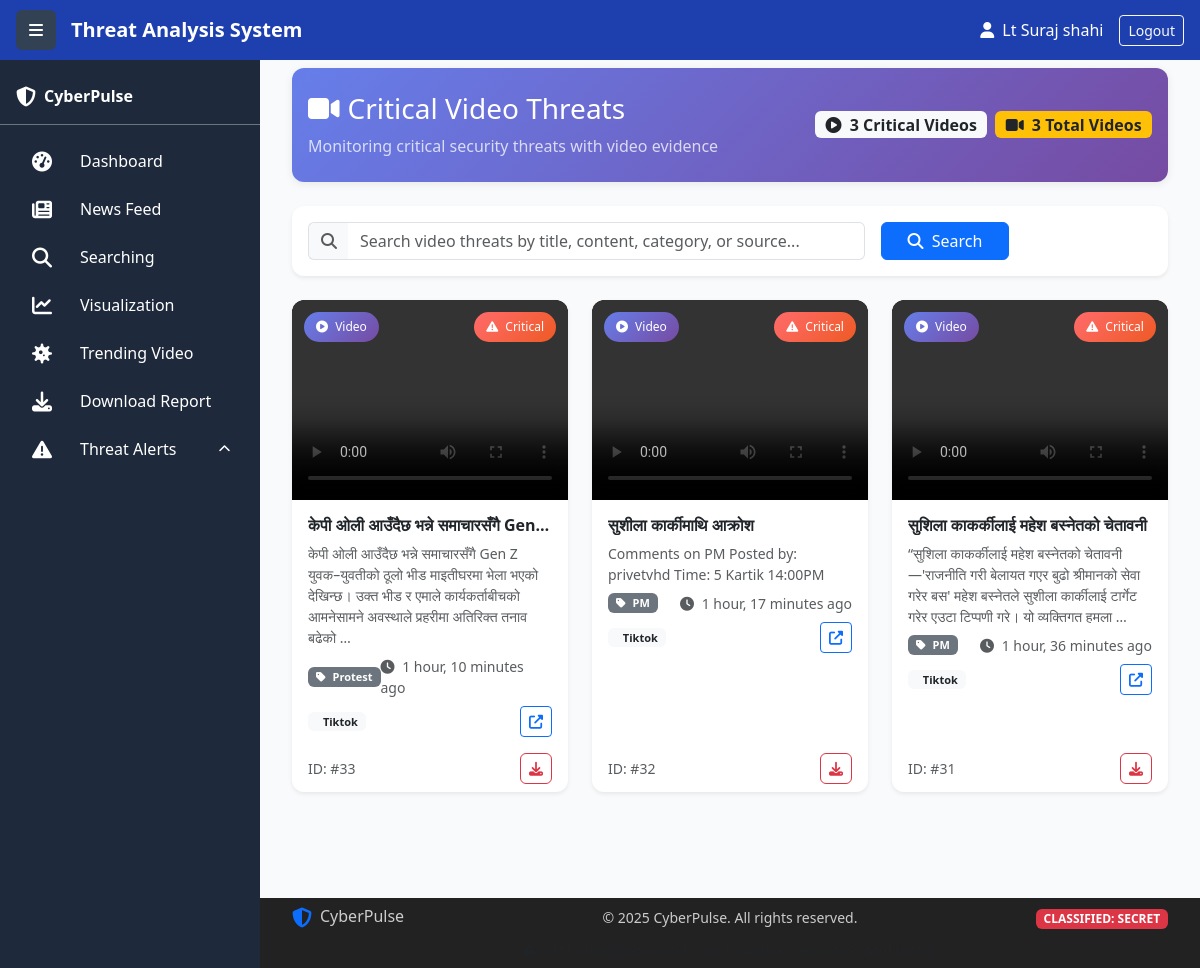
Screenshot of /trending_news/ (signed in) with the database file from the repository.
### collect/models.py (models this page shows, shortened)
class ThreatAlert(models.Model):
    CATEGORY_CHOICES = [
        ('Genz', 'Genz'),
        ('PM', 'PM'),
        ('People', 'People'),
        ('Protest', 'Protest'),
        ('Disinformation', 'Disinformation / Fake News'),
        ('Army', 'Army'),
        ('Police', 'Police'),
        ('APF', 'APF'),
        ('NationalCyberCrime', 'National CyberCrime'),
        ('InternationalCyberCrime', 'International CyberCrime'),
        ('ElectionManipulation', 'Election Manipulation'),
        ('SocialEngineering', 'Social Engineering'),
        ('DataLeak', 'Data Leak'),
        ('Scam', 'Financial Scam'),
        ('Impersonation', 'Impersonation'),
        ('Malware', 'Malware / Infected Links'),
        ('Other', 'Other'),
    ]
    SEVERITY_CHOICES = [
        ('low', 'Low'),
        ('medium', 'Medium'),
        ('high', 'High'),
         ('critical', 'Critical'),
    ]
    title = models.CharField(max_length=300)
    image = models.ImageField(upload_to='threat_alerts/', blank=True, null=True)
    video = models.FileField(upload_to='threat_alerts/videos/', blank=True, null=True,
                           help_text="Upload video files")
    content = models.TextField()
    category = models.CharField(
        max_length=50,
        choices=CATEGORY_CHOICES,
        default='Other'
    )
    source = models.CharField(max_length=50, default='unknown')
    url = models.URLField(unique=True)
    severity = models.CharField(
        max_length=10,
        choices=SEVERITY_CHOICES,
        default='low'
    )
    timestamp = models.DateTimeField(auto_now_add=True)

### collect/views.py (the view)
# urls.py: path('trending_news/', views.newsTrending, name='news_trending'),
def newsTrending(request):
    critical_threats_with_videos = ThreatAlert.objects.filter(
        severity='critical'
    ).exclude(
        video__isnull=True
    ).exclude(
        video=''
    ).order_by('-timestamp')
    all_threats_with_videos = ThreatAlert.objects.exclude(
        video__isnull=True
    ).exclude(
        video=''
    )
    paginator = Paginator(critical_threats_with_videos, 3)
    page_number = request.GET.get('page')
    page_obj = paginator.get_page(page_number)
    return render(request, 'newsTrending.html', {
        'threats': page_obj,
        'critical_threats': critical_threats_with_videos,
        'total_critical_with_videos': critical_threats_with_videos.count(),
        'total_all_videos': all_threats_with_videos.count(),
        'page_obj': page_obj,
    })

### templates/newsTrending.html (shortened to what this page needs)
{% extends "base.html" %}
{% block content %}
<div class="container-fluid">
    <div class="row mb-4">
        <div class="col-12">
            <div class="card border-0 bg-gradient-primary text-white">
                <div class="card-body py-4">
                    <div class="row align-items-center">
                        <div class="col-md-8">
                            <h1 class="h3 mb-2">
                                <i class="fas fa-video me-2"></i>Critical Video Threats
                            </h1>
                            <p class="mb-0 opacity-75">
                                Monitoring critical security threats with video evidence
                            </p>
                        </div>
                        <div class="col-md-4 text-md-end">
                            <div class="d-flex flex-column flex-md-row gap-2 justify-content-md-end">
                                <span class="badge bg-light text-dark fs-6">
                                    <i class="fas fa-play-circle me-1"></i>
                                    {{ total_critical_with_videos }} Critical Videos
                                </span>
                                <span class="badge bg-warning text-dark fs-6">
                                    <i class="fas fa-video me-1"></i>
                                    {{ total_all_videos }} Total Videos
                                </span>
                            </div>
                        </div>
                    </div>
                </div>
            </div>
        </div>
    </div>
    <div class="row mb-4">
        <div class="col-12">
            <div class="card border-0 shadow-sm">
                <div class="card-body">
                    <form method="get" class="row g-3 align-items-center">
                        <div class="col-md-8">
                            <div class="input-group">
                                <span class="input-group-text bg-light border-end-0">
                                    <i class="fas fa-search text-muted"></i>
                                </span>
                                <input type="text"
                                       name="search"
                                       class="form-control border-start-0"
                                       placeholder="Search video threats by title, content, category, or source..."
                                       w-200
                                       value="{{ search_query }}">
                            </div>
                        </div>
                        <div class="col-md-2">
                            <button type="submit" class="btn btn-primary w-100">
                                <i class="fas fa-search me-1"></i> Search
                            </button>
                        </div>
                    </form>
                </div>
            </div>
        </div>
    </div>
    <div class="row">
        {% for threat in threats %}
        <div class="col-xl-4 col-lg-6 col-md-6 mb-4">
            <div class="card threat-video-card h-100 border-0 shadow-sm hover-shadow">
                <div class="video-thumbnail-container">
                    {% if threat.video %}
                    <video class="video-thumbnail" controls preload="metadata">
                        <source src="{{ threat.video.url }}" type="video/mp4">
                    </video>
                    <div class="video-overlay">
                        <div class="video-badge video-indicator">
                        </div>
                        <div class="video-badge severity-badge severity-{{ threat.severity }}">
                        </div>
                    </div>
                    {% endif %}
                </div>
                <div class="card-body">
                    <h6 class="card-title fw-bold text-truncate" title="{{ threat.title }}">
                        {{ threat.title }}
                    </h6>
                    <p class="card-text text-muted small mb-2 line-clamp-2">
                        {{ threat.content|truncatewords:25 }}
                    </p>
                    <div class="threat-meta">
                        <div class="d-flex justify-content-between align-items-center mb-2">
                            <span class="badge bg-secondary">
                                <i class="fas fa-tag me-1"></i>
                                {{ threat.get_category_display }}
                            </span>
                            <small class="text-muted">
                                <i class="fas fa-clock me-1"></i>
                                {{ threat.timestamp|timesince }} ago
                            </small>
                        </div>
                        <div class="d-flex justify-content-between align-items-center">
                            <span class="badge bg-light text-dark">
                                {{ threat.source }}
                            </span>
                            <a href="{{ threat.url }}" target="_blank" class="btn btn-sm btn-outline-primary">
                                <i class="fas fa-external-link-alt"></i>
                            </a>
                        </div>
                    </div>
                </div>
                <div class="card-footer bg-transparent border-top-0 pt-0">
                    <div class="d-flex justify-content-between align-items-center">
                        <small class="text-muted">
                            ID: #{{ threat.id }}
                        </small>
                        <div class="video-actions">
                            <button class="btn btn-sm btn-outline-danger"
                                    onclick="downloadVideo('{{ threat.video.url }}')"
                                    title="Download Video">
                                <i class="fas fa-download"></i>
                            </button>
                        </div>
                    </div>
                </div>
            </div>
        </div>
        {% endfor %}
    </div>
</div>
{% endblock %}

### templates/base.html (style rules this page uses)
:root { --sidebar-width: 260px; --footer-height: 120px; }
body { margin: 0; background-color: #f8fafc; overflow-x: hidden; }
.card { border-radius: 12px; box-shadow: 0 2px 8px rgba(0,0,0,0.08); border: none; }

### templates/newsTrending.html (style rules this page uses)
.threat-video-card { transition: all 0.3s ease; border-radius: 12px; overflow: hidden; }
.video-thumbnail-container { position: relative; background: #000; border-radius: 12px 12px 0 0; overflow: hidden; }
.video-thumbnail { width: 100%; height: 200px; object-fit: cover; display: block; }
.video-overlay { position: absolute; top: 0; left: 0; right: 0; bottom: 0; background: linear-gradient(to bottom, transparent 60%, rgba(0,0,0,0.7)); pointer-events: none; }
.video-badge { position: absolute; background: rgba(0, 0, 0, 0.8); color: white; padding: 6px 12px; border-radius: 20px; font-size: 12px; font-weight: 500; }
.video-indicator { top: 12px; left: 12px; background: linear-gradient(135deg, #667eea 0%, #764ba2 100%); }
.severity-badge { top: 12px; right: 12px; }
.severity-critical { background: linear-gradient(135deg, #ff6b6b 0%, #ee5a24 100%); }
.line-clamp-2 { display: -webkit-box; -webkit-box-orient: vertical; overflow: hidden; }
.threat-meta .badge { font-size: 11px; padding: 4px 8px; }
.video-actions .btn { padding: 4px 8px; border-radius: 6px; }
.bg-gradient-primary { background: linear-gradient(135deg, #667eea 0%, #764ba2 100%); }
.hover-shadow { box-shadow: 0 2px 10px rgba(0,0,0,0.1); }

### rows the page displays
ThreatAlert: title "केपी ओली आउँदैछ भन्ने समाचारसँगै Gen…", content "केपी ओली आउँदैछ भन्ने समाचारसँगै Gen Z युवक–युवतीको ठूलो भीड माइतीघरमा भेला भएको देखिन्छ। उक्त भीड र एमाले कार्यकर्ताबीचको आमनेसामने अवस्थाले प्रहरीमा अतिरिक्त तनाव बढेको …", category "Protest", timestamp "1 hour, 10 minutes", source "Tiktok", id "33"
ThreatAlert: title "सुशीला कार्कीमाथि आक्रोश", content "Comments on PM Posted by: privetvhd Time: 5 Kartik 14:00PM", category "PM", timestamp "1 hour, 17 minutes", source "Tiktok", id "32"
ThreatAlert: title "सुशिला काकर्कीलाई महेश बस्नेतको चेतावनी", content "“सुशिला काकर्कीलाई महेश बस्नेतको चेतावनी—'राजनीति गरी बेलायत गएर बुढो श्रीमानको सेवा गरेर बस' महेश बस्नेतले सुशीला कार्कीलाई टार्गेट गरेर एउटा टिप्पणी गरे। यो व्यक्तिगत हमला …", category "PM", timestamp "1 hour, 36 minutes", source "Tiktok", id "31"

### other values shown
{{ total_critical_with_videos }} "3"
{{ total_all_videos }} "3"
